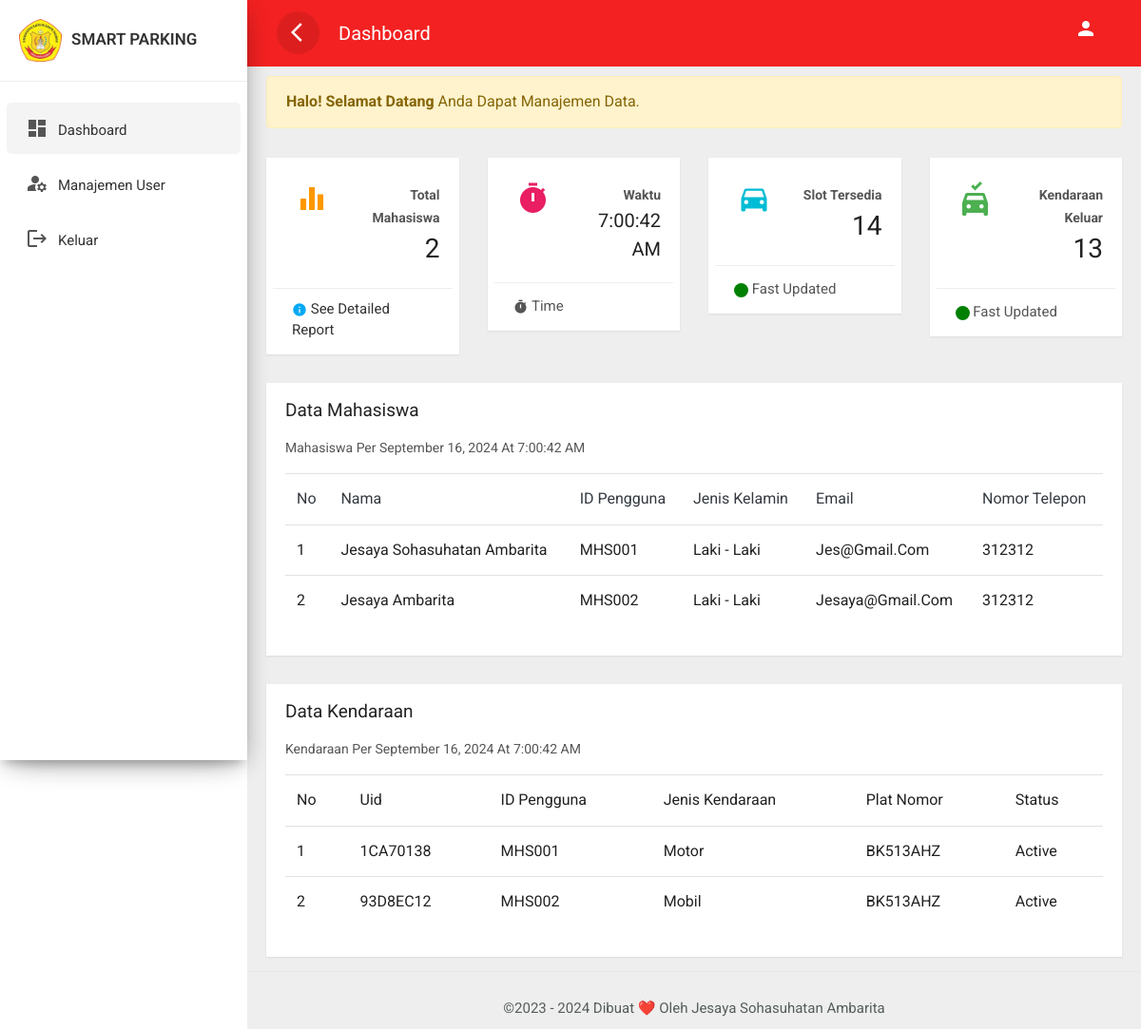
Screenshot of / (signed in) with the database file from the repository.
### tables this page shows
CREATE TABLE `tb_pengguna` (
  `nama_lengkap` varchar(50) NOT NULL,
  `id_pengguna` char(20) NOT NULL,
  `uid` char(15) NOT NULL,
  `jenis_kelamin` varchar(15) NOT NULL,
  `email` varchar(25) NOT NULL,
  `nohp` char(15) NOT NULL,
  `tipe_pengguna` varchar(40) NOT NULL,
  `tempat_parkir` varchar(50) NOT NULL
);

CREATE TABLE `tb_kendaraan` (
  `id_kendaraan` int(11) NOT NULL,
  `uid` char(15) NOT NULL,
  `id_pengguna` char(20) NOT NULL,
  `jenis_kendaraan` varchar(30) NOT NULL,
  `tipe_pengguna` varchar(40) NOT NULL,
  `tempat_parkir` varchar(40) NOT NULL,
  `plat_nomor` char(20) NOT NULL,
  `status` varchar(20) NOT NULL
);

### index.php (the view, shortened to what this page needs)
<?php
$role = $_SESSION['role'];
?>
<!doctype html>
<html lang="en">
<head>
    <link rel="stylesheet" href="css/bootstrap.min.css">
    <link rel="stylesheet" href="css/custom.css">
    <link rel="stylesheet" href="https://pro.fontawesome.com/releases/v5.10.0/css/all/css" />
</head>
<body>
    <div class="wrapper">
        <nav id="sidebar">
           <div class="sidebar-header">
                <h3><img src="img/logo.png" class="img-fluid" /><span>Smart Parking</span></h3>
            </div>
            <ul class="list-unstyled components">
                <li class="active">
                    <a href="#" class="dashboard"><i class="material-icons">dashboard</i><span>Dashboard</span></a>
                </li>
                <li class="">
                    <a href="user_data.php"><i class="material-icons">manage_accounts</i><span>Manajemen User</span></a>
                </li>
                <li class="">
                    <a href="#" onclick="confirmLogout()"><i class="material-icons">logout</i><span>Keluar</span></a>
                </li>
            </ul>
        </nav>
        <div id="content">
            <div class="top-navbar">
                <nav class="navbar navbar-expand-lg">
                    <div class="container-fluid">
                        <button type="button" id="sidebarCollapse" class="d-xl-block d-lg-block d-md-none d-none">
                            <span class="material-icons">arrow_back_ios</span>
                        </button>
                        <a class="navbar-brand text-white" href="#"> Dashboard </a>
                        <div class="collapse navbar-collapse d-lg-block d-xl-block d-sm-none d-md-none d-none" id="navbarSupportedContent">
                            <ul class="nav navbar-nav ml-auto">
                                <li class="dropdown nav-item">
                                    <a href="#" class="nav-link" data-toggle="dropdown">
                                        <span class="material-icons">person</span>
                                    </a>
                                </li>
                            </ul>
                        </div>
                    </div>
                </nav>
            </div>
            <div class="main-content">
            <div class="alert alert-warning alert-dismissible fade show" role="alert">
             <strong>Halo! Selamat Datang <strong><?php echo $role; ?></strong></strong> Anda Dapat Manajemen Data.
        </div>
                <div class="row">
                    <div class="col-lg-3 col-md-4 col-sm-6">
                        <div class="card card-stats">
                            <div class="card-header">
                                <div class="icon icon-warning">
                                    <span class="material-icons">equalizer</span>
                                </div>
                            </div>
                            <div class="card-content">
                                <p class="category"><strong>Total Mahasiswa</strong></p>
                                <?php
                                include 'connection.php';
                                $query = "SELECT * FROM tb_pengguna";
                                $query_run = mysqli_query($connect, $query);
                                if ($total = mysqli_num_rows($query_run)) {
                                    echo '<h3 class="card-title"> ' . $total . '</h3>';
                                } else {
                                    echo '<h3 class="card-title">0</h3>';
                                }
                                ?>
                            </div>
                            <div class="card-footer">
                                <div class="stats">
                                    <i class="material-icons text-info">info</i>
                                    <a href="user_data.php">See detailed report</a>
                                </div>
                            </div>
                        </div>
                    </div>
                    <div class="col-lg-3 col-md-4 col-sm-6">
                        <div class="card card-stats">
                            <div class="card-header">
                                <div class="icon icon-rose">
                                    <span class="material-icons">timer</span>
                                </div>
                            </div>
                            <div class="card-content">
                                <p class="category"><strong>Waktu</strong></p>
                                <h5 class="card-title" id="timer"></h5>
                            </div>
                            <div class="card-footer">
                                <div class="stats">
                                    <i class="material-icons">timer</i> Time
                                </div>
                            </div>
                        </div>
                    </div>
                    <div class="col-lg-3 col-md-4 col-sm-6">
                        <div class="card card-stats">
                            <div class="card-header">
                                <div class="icon icon-info">
                                    <span class="material-icons">
                                    </span>
                                </div>
                            </div>
                            <div class="card-content">
                                <p class="category"><strong>Slot Tersedia</strong></p>
                                <?php
                                include 'connection.php';
                                $query = "SELECT * FROM tb_slot WHERE status_slot='tersedia'";
                                $query_run = mysqli_query($connect, $query);
                                if ($total = mysqli_num_rows($query_run)) {
                                    echo '<h3 class="card-title amoutn_action"> ' . $total . '</h3>';
                                } else {
                                    echo '<h3 class="card-title">0</h3>';
                                }
                                ?>
                            </div>
                            <div class="card-footer">
                                <div class="stats">
                                <i class="material-icons update"></i> Fast Updated
                                </div>
                            </div>
                        </div>
                    </div>
                    <div class="col-lg-3 col-md-6 col-sm-6">
                        <div class="card card-stats">
                            <div class="card-header">
                                <div class="icon icon-success">
                                    <span class="material-icons">
                                    </span>
                                </div>
                            </div>
                            <div class="card-content">
                                <p class="category"><strong>Kendaraan Keluar</strong></p>
                                <?php
                                include 'connection.php';
                                $query = "SELECT * FROM tb_history";
                                $query_run = mysqli_query($connect, $query);
                                if ($total = mysqli_num_rows($query_run)) {
                                    echo '<h3 class="card-title"> ' . $total . '</h3>';
                                } else {
                                    echo '<h3 class="card-title">0</h3>';
                                }
                                ?>
                            </div>
                            <div class="card-footer">
                                <div class="stats">
                                <i class="material-icons update"></i> Fast Updated
                                </div>
                            </div>
                        </div>
                    </div>
                </div>
                <div class="row ">
                    <div class="col col-md-12">
                        <div class="card" style="min-height: auto">
                            <div class="card-header card-header-text">
                                <h4 class="card-title">Data Mahasiswa</h4>
                                <p class="category" id="time">Mahasiswa Pada </p>
                            </div>
                            <div class="card-content table-responsive">
                                <table class="table table-hover">
                                    <thead class="text-dark">
                                        <tr>
                                            <th>No</th>
                                            <th>Nama</th>
                                            <th>ID Pengguna</th>
                                            <th>Jenis Kelamin</th>
                                            <th>Email</th>
                                            <th>Nomor Telepon</th>
                                        </tr>
                                    </thead>
                                    <tbody>
                                        <?php
                                        $no = 0;
                                        include 'connection.php';
                                        $sql = 'SELECT * FROM tb_pengguna ORDER BY id_pengguna ASC';
                                        foreach ($connect->query($sql) as $row) {
                                            $no++;
                                            echo '<tr>';
                                            echo '<td>' . $no . '</td>';
                                            echo '<td>' . $row['nama_lengkap'] . '</td>';
                                            echo '<td>' . $row['id_pengguna'] . '</td>';
                                            echo '<td>' . $row['jenis_kelamin'] . '</td>';
                                            echo '<td>' . $row['email'] . '</td>';
                                            echo '<td>' . $row['nohp'] . '</td>';
                                        }
                                        ?>
                                    </tbody>
                                </table>
                            </div>
                        </div>
                    </div>
                    <div class="col col-md-12">
                        <div class="card" style="min-height: auto">
                            <div class="card-header card-header-text">
                                <h4 class="card-title mb-2">Data Kendaraan</h4>
                                <p class="category" id="parkir"></p>
                            </div>
                            <div class="card-content table-responsive">
                                <table class="table table table-hover">
                                    <thead class="text-black">
                                        <tr>
                                            <th>No</th>
                                            <th>Uid</th>
                                            <th>ID Pengguna</th>
                                            <th>Jenis Kendaraan</th>
                                            <th>Plat Nomor</th>
                                            <th>Status</th>
                                        </tr>
                                    </thead>
                                    <tbody>
                                        <?php
                                        $no = 0;
                                        include 'connection.php';
                                        $sql = 'SELECT * FROM tb_kendaraan ORDER BY uid ASC';
                                        foreach ($connect->query($sql) as $row) {
                                            $no++;
                                            echo '<tr>';
                                            echo '<td>' . $no . '</td>';
                                            echo '<td>' . $row['uid'] . '</td>';
                                            echo '<td>' . $row['id_pengguna'] . '</td>';
                                            echo '<td>' . $row['jenis_kendaraan'] . '</td>';
                                            echo '<td>' . $row['plat_nomor'] . '</td>';
                                            echo '<td>' . $row['status'] . '</td>';
                                        }
                                        ?>
                                    </tbody>
                                </table>
                            </div>
                        </div>
                    </div>
                </div>
                </div>
                <footer class="footer">
                    <div class="container-fluid">
                        <center>
                            <div class="col-md-6">
                                <p class="font-medium text-sm text-black text-center mt-3">
                                    &copy;2023
                                    Dibuat <span class="text-pink-500 animate-bounce-ease-out love">❤️</span> Oleh Jesaya Sohasuhatan Ambarita
                                </p>
                            </div>
                        </center>
                    </div>
                </footer>
            </div>
        </div>
</body>
</html>

### index.php (style rules this page uses)
.love { display: inline-block; animation: blink 5s infinite; }
.update { width: 15px; height: 15px; background-color: green; border-radius: 50%; display: inline-block; animation: blink 1s infinite; }

### rows the page displays
tb_pengguna: nama_lengkap "Jesaya Sohasuhatan Ambarita", id_pengguna "MHS001", jenis_kelamin "Laki - Laki", email "Jes@gmail.com", nohp "312312"
tb_pengguna: nama_lengkap "Jesaya Ambarita", id_pengguna "MHS002", jenis_kelamin "Laki - Laki", email "Jesaya@gmail.com", nohp "312312"
tb_kendaraan: uid "1CA70138", id_pengguna "MHS001", jenis_kendaraan "Motor", plat_nomor "BK513AHZ", status "Active"
tb_kendaraan: uid "93D8EC12", id_pengguna "MHS002", jenis_kendaraan "Mobil", plat_nomor "BK513AHZ", status "Active"

### other values shown
$total "2"
$total "14"
$total "13"
